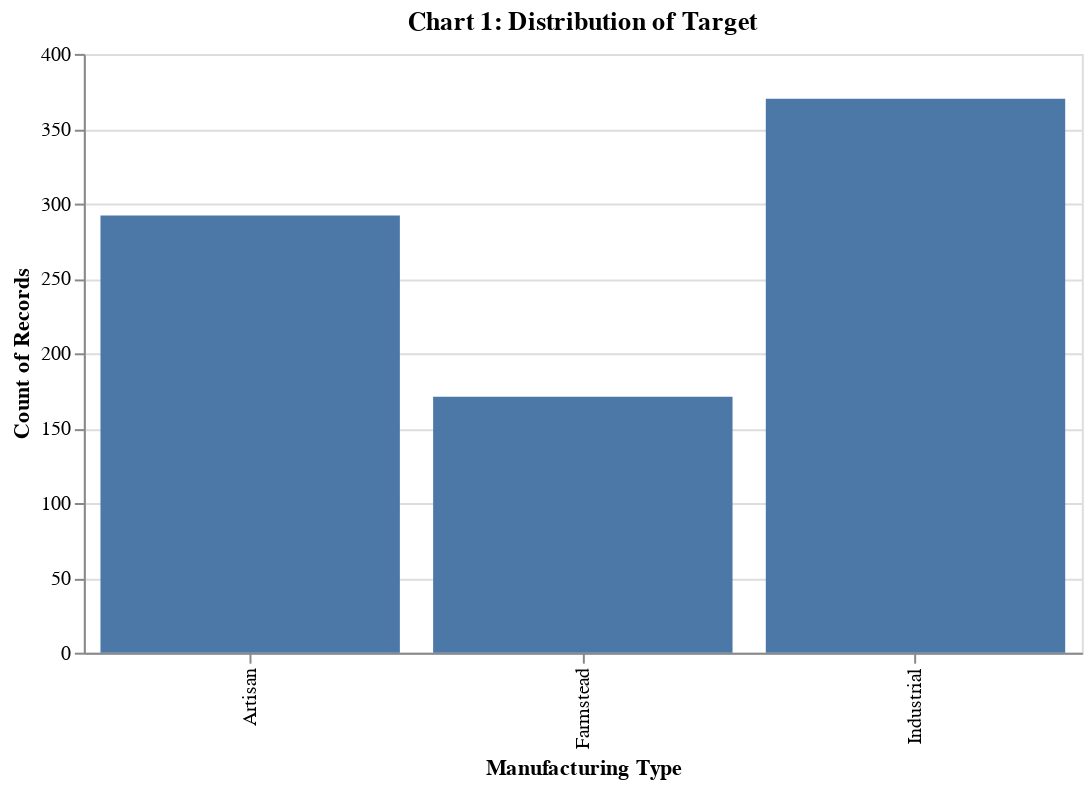

Notebook code for this chart:
### Markdown cell above
Before building the model, I think it would be interesting to explore our data using some visualizations. I would like to start by looking at the distribution of our target column, to see if the data is balanced.

### Code cell
#plot to determine distribution of target
manf_df = pd.DataFrame(y_train)
manf_type_plot = alt.Chart(manf_df, width=500, height=300). mark_bar().encode(
    x=alt.X('ManufacturingTypeEn', title= "Manufacturing Type"),
    y='count():Q'
    ).properties(title='Chart 1: Distribution of Target')

manf_type_plot

### Figure 1 — Vega-Lite specification as saved in the notebook (floating-point values rounded to 4 significant figures; data arrays with more than 128 entries replaced by an {"elided": "..."} marker saying what was removed)
{"config": {"view": {"continuousWidth": 400, "continuousHeight": 300}}, "data": {"name": "data-11c6a86147271eb4ec99bc3f920d73b8"}, "mark": "bar", "encoding": {"x": {"type": "nominal", "field": "ManufacturingTypeEn", "title": "Manufacturing Type"}, "y": {"type": "quantitative", "aggregate": "count"}}, "height": 300, "title": "Chart 1: Distribution of Target", "width": 500, "$schema": "https://vega.github.io/schema/vega-lite/v4.8.1.json", "datasets": {"data-11c6a86147271eb4ec99bc3f920d73b8": {"elided": "833 records"}}}
